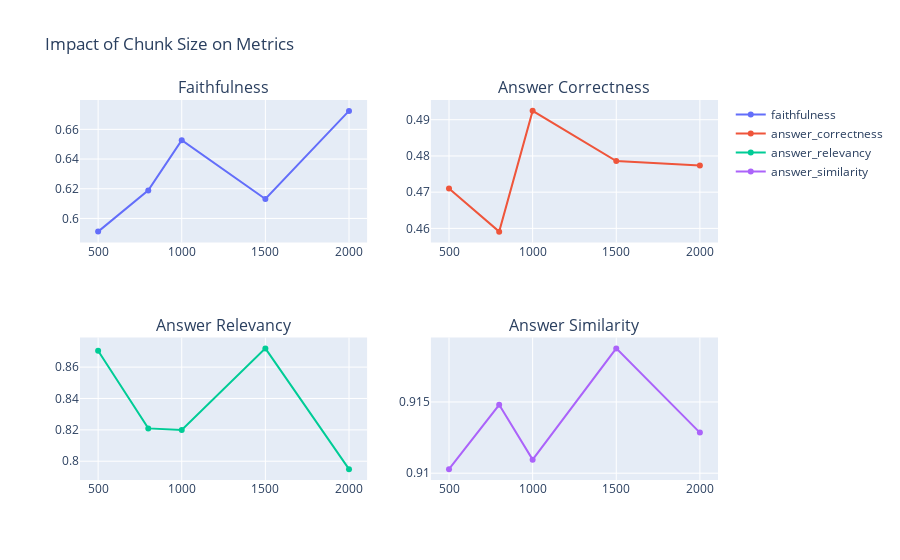

The code cell stored with this chart in its notebook:
### Markdown cell above
## Impact of Chunk Size

### Code cell
fig = make_subplots(rows=2, cols=2, subplot_titles=('Faithfulness', 'Answer Correctness', 
                                                    'Answer Relevancy', 'Answer Similarity'))

metrics = ['faithfulness', 'answer_correctness', 'answer_relevancy', 'answer_similarity']
positions = [(1,1), (1,2), (2,1), (2,2)]

for metric, pos in zip(metrics, positions):
    avg_by_chunk = df.groupby('chunk_size')[metric].mean()
    fig.add_trace(
        go.Scatter(x=avg_by_chunk.index, y=avg_by_chunk.values, mode='lines+markers',
                  name=metric),
        row=pos[0], col=pos[1]
    )

fig.update_layout(height=800, title_text="Impact of Chunk Size on Metrics")
fig.show()

### Figure 1 — Plotly figure (JSON) as saved in the notebook; plotly's stock layout.template omitted (floating-point values rounded to 4 significant figures)
{"data": [{"mode": "lines+markers", "name": "faithfulness", "type": "scatter", "x": [500, 800, 1000, 1500, 2000], "xaxis": "x", "y": [0.5911, 0.6189, 0.6527, 0.6131, 0.6724], "yaxis": "y"}, {"mode": "lines+markers", "name": "answer_correctness", "type": "scatter", "x": [500, 800, 1000, 1500, 2000], "xaxis": "x2", "y": [0.471, 0.4591, 0.4924, 0.4786, 0.4773], "yaxis": "y2"}, {"mode": "lines+markers", "name": "answer_relevancy", "type": "scatter", "x": [500, 800, 1000, 1500, 2000], "xaxis": "x3", "y": [0.8705, 0.8209, 0.8199, 0.8719, 0.795], "yaxis": "y3"}, {"mode": "lines+markers", "name": "answer_similarity", "type": "scatter", "x": [500, 800, 1000, 1500, 2000], "xaxis": "x4", "y": [0.9103, 0.9148, 0.911, 0.9188, 0.9129], "yaxis": "y4"}], "layout": {"annotations": [{"font": {"size": 16}, "showarrow": false, "text": "Faithfulness", "x": 0.225, "xanchor": "center", "xref": "paper", "y": 1, "yanchor": "bottom", "yref": "paper"}, {"font": {"size": 16}, "showarrow": false, "text": "Answer Correctness", "x": 0.775, "xanchor": "center", "xref": "paper", "y": 1, "yanchor": "bottom", "yref": "paper"}, {"font": {"size": 16}, "showarrow": false, "text": "Answer Relevancy", "x": 0.225, "xanchor": "center", "xref": "paper", "y": 0.375, "yanchor": "bottom", "yref": "paper"}, {"font": {"size": 16}, "showarrow": false, "text": "Answer Similarity", "x": 0.775, "xanchor": "center", "xref": "paper", "y": 0.375, "yanchor": "bottom", "yref": "paper"}], "autosize": true, "title": {"text": "Impact of Chunk Size on Metrics"}, "xaxis": {"anchor": "y", "autorange": true, "domain": [0, 0.45], "range": [398.0, 2102.0], "type": "linear"}, "xaxis2": {"anchor": "y2", "autorange": true, "domain": [0.55, 1], "range": [398.0, 2102.0], "type": "linear"}, "xaxis3": {"anchor": "y3", "autorange": true, "domain": [0, 0.45], "range": [398.0, 2102.0], "type": "linear"}, "xaxis4": {"anchor": "y4", "autorange": true, "domain": [0.55, 1], "range": [398.0, 2102.0], "type": "linear"}, "yaxis": {"anchor": "x", "autorange": true, "domain": [0.625, 1], "range": [0.5802, 0.6833], "type": "linear"}, "yaxis2": {"anchor": "x2", "autorange": true, "domain": [0.625, 1], "range": [0.4546, 0.4969], "type": "linear"}, "yaxis3": {"anchor": "x3", "autorange": true, "domain": [0, 0.375], "range": [0.7847, 0.8822], "type": "linear"}, "yaxis4": {"anchor": "x4", "autorange": true, "domain": [0, 0.375], "range": [0.9092, 0.9199], "type": "linear"}}}
